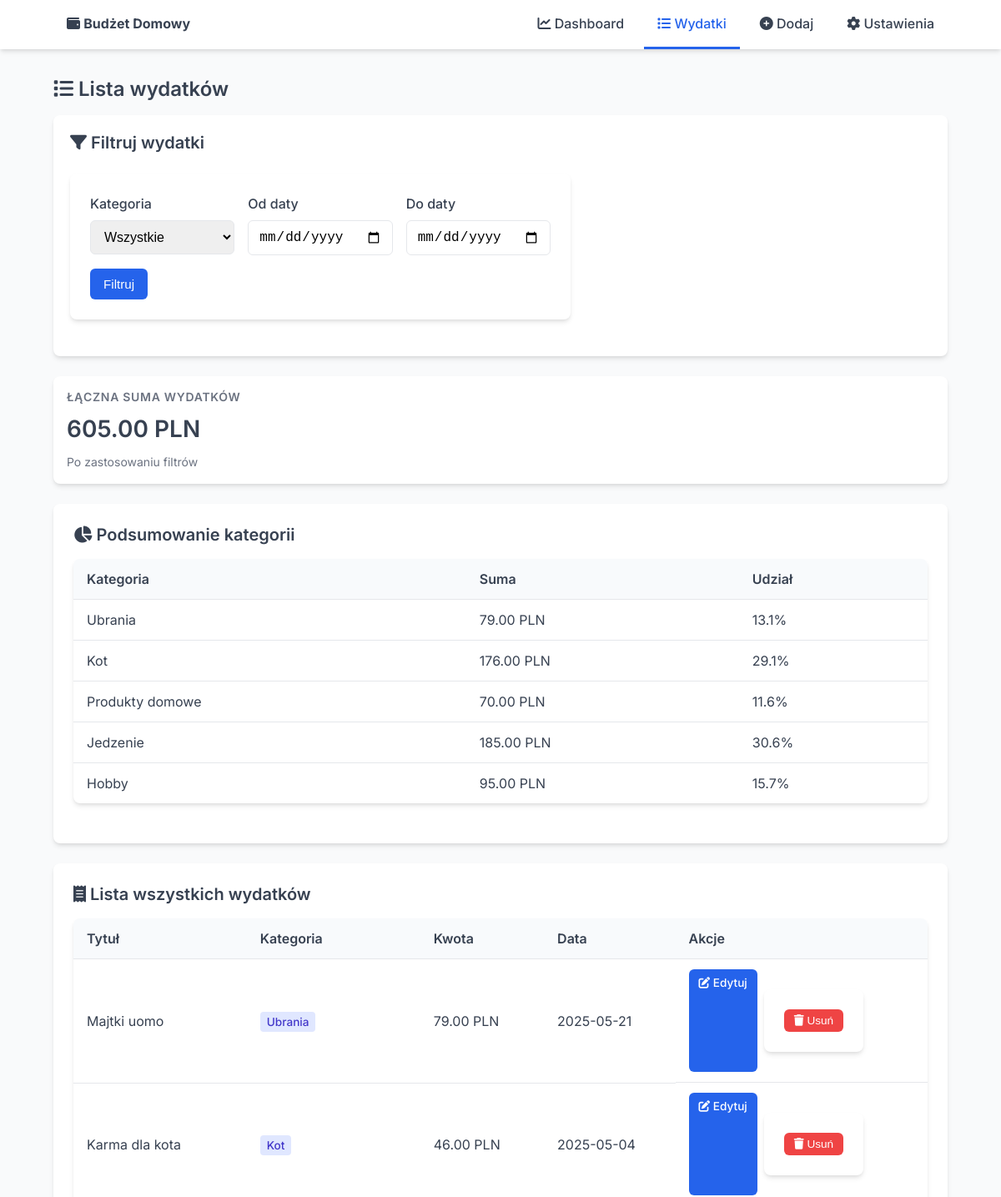
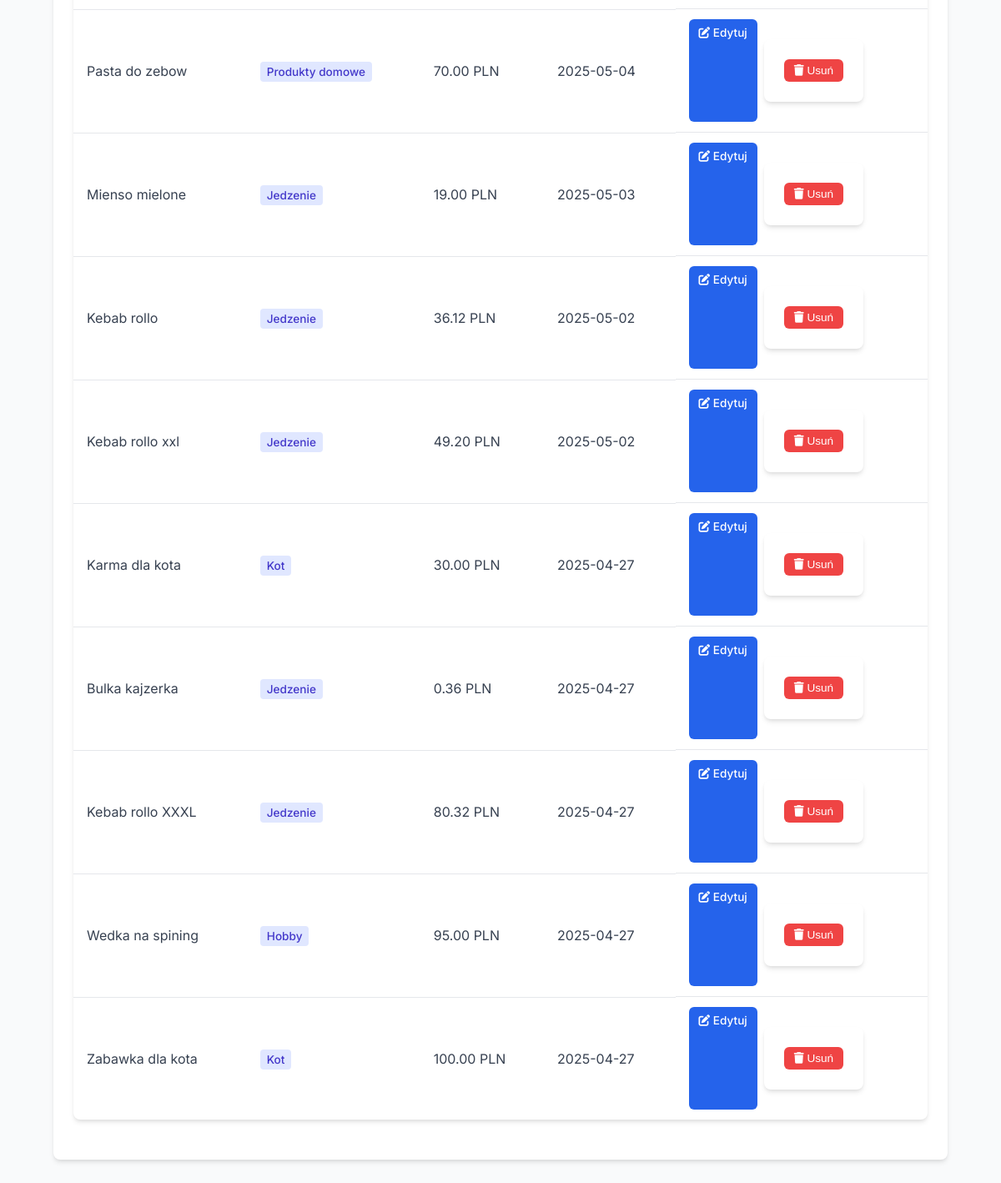
/expenses, run on the app's committed database (2 pictures, top to bottom).
### models.py (models this page shows, shortened)
class Expense(db.Model):
    __tablename__ = 'expenses'
    id = db.Column(db.Integer, primary_key=True)
    title = db.Column(db.String(100), nullable=False)
    amount = db.Column(db.Float, nullable=False)
    category = db.Column(db.String(50), nullable=False)
    date = db.Column(db.DateTime, default=datetime.utcnow, nullable=False)

### app.py (the view, shortened to what this page needs)
@env_app.route('/expenses', methods=['GET', 'POST'])
def view_expenses():
    categories = [cat[0] for cat in db.session.query(Expense.category).distinct().all()]
    filter_form = FilterForm(categories=categories)
    query = Expense.query
    expenses = query.order_by(Expense.date.desc()).all()
    total = sum(e.amount for e in expenses)
    category_totals = {}
    for expense in expenses:
        if expense.category in category_totals:
            category_totals[expense.category] += expense.amount
        else:
            category_totals[expense.category] = expense.amount
    return render_template('view_expenses.html',
                           expenses=expenses,
                           total=total,
                           filter_form=filter_form,
                           category_totals=category_totals)

### forms.py
class FilterForm(FlaskForm):
    category = SelectField('Kategoria', choices=[('', 'Wszystkie')], validate_choice=False)
    date_from = DateField('Od daty', format='%Y-%m-%d', validators=[], default=None)
    date_to = DateField('Do daty', format='%Y-%m-%d', validators=[], default=None)
    submit = SubmitField('Filtruj')
    def __init__(self, *args, categories=None, **kwargs):
        super(FilterForm, self).__init__(*args, **kwargs)
        if categories:
            self.category.choices = [('', 'Wszystkie')] + [(cat, cat) for cat in categories]

### app.py (called while the page is built)
@env_app.context_processor
def inject_current_year():
    return {'current_year': datetime.now().year}

### templates/view_expenses.html (shortened to what this page needs)
{% extends 'base.html' %}
{% block content %}
<h2><i class="fas fa-list"></i> Lista wydatków</h2>
<div class="filter-section">
    <div class="card-header">
        <h3><i class="fas fa-filter"></i> Filtruj wydatki</h3>
    </div>
    <form method="post" class="filter-form">
        <div class="filter-row">
            <div class="filter-field">
                <label>{{ filter_form.category.label }}</label>
                {{ filter_form.category(class="form-control") }}
            </div>
            <div class="filter-field">
                <label>{{ filter_form.date_from.label }}</label>
                {{ filter_form.date_from(type="date", class="form-control") }}
            </div>
            <div class="filter-field">
                <label>{{ filter_form.date_to.label }}</label>
                {{ filter_form.date_to(type="date", class="form-control") }}
            </div>
            <div class="filter-submit">
                {{ filter_form.submit(class="btn btn-primary") }}
            </div>
        </div>
    </form>
</div>
<div class="stats-grid">
    <div class="stat-card">
        <h4>Łączna suma wydatków</h4>
        <div class="value">{{ "%.2f"|format(total) }} PLN</div>
        <div class="secondary">Po zastosowaniu filtrów</div>
    </div>
</div>
<div class="card">
    <div class="card-header">
        <h3><i class="fas fa-chart-pie"></i> Podsumowanie kategorii</h3>
    </div>
    <div class="table-container">
        <table class="categories-table">
            <thead>
                <tr>
                    <th>Kategoria</th>
                    <th>Suma</th>
                    <th>Udział</th>
                </tr>
            </thead>
            <tbody>
                {% for category, amount in category_totals.items() %}
                <tr>
                    <td>{{ category }}</td>
                    <td>{{ "%.2f"|format(amount) }} PLN</td>
                    <td>{{ "%.1f"|format((amount / total * 100) if total else 0) }}%</td>
                </tr>
                {% endfor %}
            </tbody>
        </table>
    </div>
</div>
<div class="card">
    <div class="card-header">
        <h3><i class="fas fa-receipt"></i> Lista wszystkich wydatków</h3>
    </div>
    <div class="table-container">
        <table class="expenses-table">
            <thead>
                <tr>
                    <th>Tytuł</th>
                    <th>Kategoria</th>
                    <th>Kwota</th>
                    <th>Data</th>
                    <th>Akcje</th>
                </tr>
            </thead>
            <tbody>
            {% for expense in expenses %}
                <tr>
                    <td>{{ expense.title }}</td>
                    <td>
                        <span class="category-badge">{{ expense.category }}</span>
                    </td>
                    <td>{{ "%.2f"|format(expense.amount) }} PLN</td>
                    <td>{{ expense.date.strftime('%Y-%m-%d') }}</td>
                    <td class="table-actions">
                        <a href="{{ url_for('edit_expense', expense_id=expense.id) }}" class="btn btn-primary btn-small">
                            <i class="fas fa-edit"></i> Edytuj
                        </a>
                        <form action="{{ url_for('delete_expense', expense_id=expense.id) }}" method="post" style="display:inline;">
                            <button type="submit" class="btn btn-danger btn-small" onclick="return confirm('Na pewno usunąć ten wydatek?')">
                                <i class="fas fa-trash"></i> Usuń
                            </button>
                        </form>
                    </td>
                </tr>
            {% else %}
                <tr>
                    <td colspan="5" style="text-align: center; padding: 30px;">
                        <i class="fas fa-info-circle"></i> Brak wydatków do wyświetlenia.
                    </td>
                </tr>
            {% endfor %}
            </tbody>
        </table>
    </div>
</div>
{% endblock %}

### templates/base.html (shortened to what this page needs)
<!DOCTYPE html>
<html lang="pl">
<head>
    <link rel="stylesheet" href="{{ url_for('static', filename='style.css') }}">
    <link rel="stylesheet" href="https://cdnjs.cloudflare.com/ajax/libs/font-awesome/6.1.1/css/all.min.css">
</head>
<body>
<nav>
    <div class="container">
        <a href="{{ url_for('dashboard') }}" class="logo">
            <i class="fas fa-wallet"></i> <b>Budżet Domowy</b>
        </a>
        <div class="nav-links">
            <a href="{{ url_for('dashboard') }}" class="{% if request.endpoint == 'dashboard' %}active{% endif %}">
                <i class="fas fa-chart-line"></i> Dashboard
            </a>
            <a href="{{ url_for('view_expenses') }}" class="{% if request.endpoint == 'view_expenses' %}active{% endif %}">
                <i class="fas fa-list"></i> Wydatki
            </a>
            <a href="{{ url_for('add_expense') }}" class="{% if request.endpoint == 'add_expense' %}active{% endif %}">
                <i class="fas fa-plus-circle"></i> Dodaj
            </a>
            <a href="{{ url_for('settings_view') }}" class="{% if request.endpoint == 'settings_view' %}active{% endif %}">
                <i class="fas fa-cog"></i> Ustawienia
            </a>
        </div>
    </div>
</nav>
<div class="container">
    {% block content %}{% endblock %}
</div>
</body>
</html>

### static/style.css (style rules this page uses)
:root { --primary: #2563eb; --primary-dark: #1d4ed8; --success: #10b981; --danger: #ef4444; --warning: #f59e0b; --text: #374151; --text-light: #6b7280; --bg: #f9fafb; --bg-card: #ffffff; --border: #e5e7eb; --border-focus: #93c5fd; --shadow: 0 4px 6px -1px rgba(0, 0, 0, 0.1), 0 2px 4px -1px rgba(0, 0, 0, 0.06); }
* { box-sizing: border-box; margin: 0; padding: 0; }
body { font-family: 'Inter', 'Segoe UI', -apple-system, BlinkMacSystemFont, sans-serif; line-height: 1.5; color: var(--text); background-color: var(--bg); padding-bottom: 40px; }
.container { width: 92%; max-width: 1200px; margin: 0 auto; padding: 0 16px; }
h1, h2, h3, h4 { margin-bottom: 16px; font-weight: 600; line-height: 1.3; }
h2 { font-size: 1.5rem; color: var(--text); }
h3 { font-size: 1.25rem; color: var(--text); }
a { color: var(--primary); text-decoration: none; transition: color 0.2s ease-in-out; }
nav { background-color: var(--bg-card); box-shadow: var(--shadow); padding: 0; margin-bottom: 32px; position: sticky; top: 0; z-index: 100; }
nav .container { display: flex; justify-content: space-between; align-items: center; }
.nav-links { display: flex; gap: 8px; }
nav a { color: var(--text); padding: 16px 16px; display: inline-block; font-weight: 500; border-bottom: 3px solid transparent; transition: all 0.2s ease; }
nav a.active { color: var(--primary); border-bottom: 3px solid var(--primary); }
.card { background: var(--bg-card); border-radius: 8px; padding: 24px; box-shadow: var(--shadow); margin-bottom: 24px; }
.card-header { display: flex; justify-content: space-between; align-items: center; margin-bottom: 16px; }
.card-header h3 { margin-bottom: 0; }
.stats-grid { display: grid; grid-template-columns: repeat(auto-fit, minmax(250px, 1fr)); gap: 16px; margin-bottom: 24px; }
.stat-card { background: var(--bg-card); border-radius: 8px; padding: 16px; box-shadow: var(--shadow); display: flex; flex-direction: column; }
.stat-card h4 { font-size: 0.875rem; color: var(--text-light); text-transform: uppercase; letter-spacing: 0.05em; margin-bottom: 8px; }
.stat-card .value { font-size: 1.75rem; font-weight: 600; color: var(--text); margin-bottom: 8px; }
.stat-card .secondary { font-size: 0.875rem; color: var(--text-light); }
form { background: var(--bg-card); padding: 24px; border-radius: 8px; box-shadow: var(--shadow); max-width: 600px; margin: 24px 0; }
form label { display: block; margin-bottom: 8px; font-weight: 500; color: var(--text); }
form input, form select { width: 100%; padding: 10px 12px; border: 1px solid var(--border); border-radius: 6px; font-size: 1rem; transition: border 0.2s ease; }
.btn { display: inline-block; padding: 10px 16px; border-radius: 6px; font-weight: 500; text-align: center; cursor: pointer; transition: all 0.2s ease; font-size: 0.95rem; border: none; }
.btn-primary { background-color: var(--primary); color: white; }
.btn-danger { background-color: var(--danger); color: white; }
.btn-small { padding: 6px 12px; font-size: 0.85rem; }
.table-container { overflow-x: auto; margin-bottom: 24px; background: var(--bg-card); border-radius: 8px; box-shadow: var(--shadow); }
table { width: 100%; border-collapse: collapse; text-align: left; }
table th, table td { padding: 12px 16px; border-bottom: 1px solid var(--border); }
table th { font-weight: 600; color: var(--text); background-color: #f8fafc; }
table tr:last-child td { border-bottom: none; }
.table-actions { display: flex; gap: 8px; }
.filter-section { background-color: var(--bg-card); padding: 20px; margin-bottom: 24px; border-radius: 8px; box-shadow: var(--shadow); }
.filter-row { display: flex; flex-wrap: wrap; gap: 16px; }
.filter-field { flex: 1; min-width: 150px; }
.filter-submit { align-self: flex-end; }

### templates/view_expenses.html (style rules this page uses)
.category-badge { background-color: #e0e7ff; color: #4338ca; padding: 4px 8px; border-radius: 4px; font-size: 0.85rem; font-weight: 500; }

### data on the page
Expense: category "Ubrania", amount "79.00", (amount/total*100)iftotalelse0 "13.1", title "Majtki uomo", date "2025-05-21"
Expense: category "Kot", amount "176.00", value "29.1", title "Karma dla kota", amount "46.00", date "2025-05-04"
Expense: category "Produkty domowe", amount "70.00", (amount/total*100)iftotalelse0 "11.6", title "Pasta do zebow", date "2025-05-04"
Expense: category "Jedzenie", amount "185.00", value "30.6", title "Mienso mielone", amount "19.00", date "2025-05-03"
Expense: category "Hobby", amount "95.00", (amount/total*100)iftotalelse0 "15.7", title "Wedka na spining", date "2025-04-27"
Expense: title "Kebab rollo", category "Jedzenie", amount "36.12", date "2025-05-02"
Expense: title "Kebab rollo xxl", category "Jedzenie", amount "49.20", date "2025-05-02"
Expense: title "Karma dla kota", category "Kot", amount "30.00", date "2025-04-27"
Expense: title "Bulka kajzerka", category "Jedzenie", amount "0.36", date "2025-04-27"
Expense: title "Kebab rollo XXXL", category "Jedzenie", amount "80.32", date "2025-04-27"
Expense: title "Zabawka dla kota", category "Kot", amount "100.00", date "2025-04-27"

### other printed values
{{ filter_form.category.label }} "Kategoria"
{{ filter_form.date_from.label }} "Od daty"
{{ filter_form.date_to.label }} "Do daty"
{{ "%.2f"|format(total) }} "605.00"
